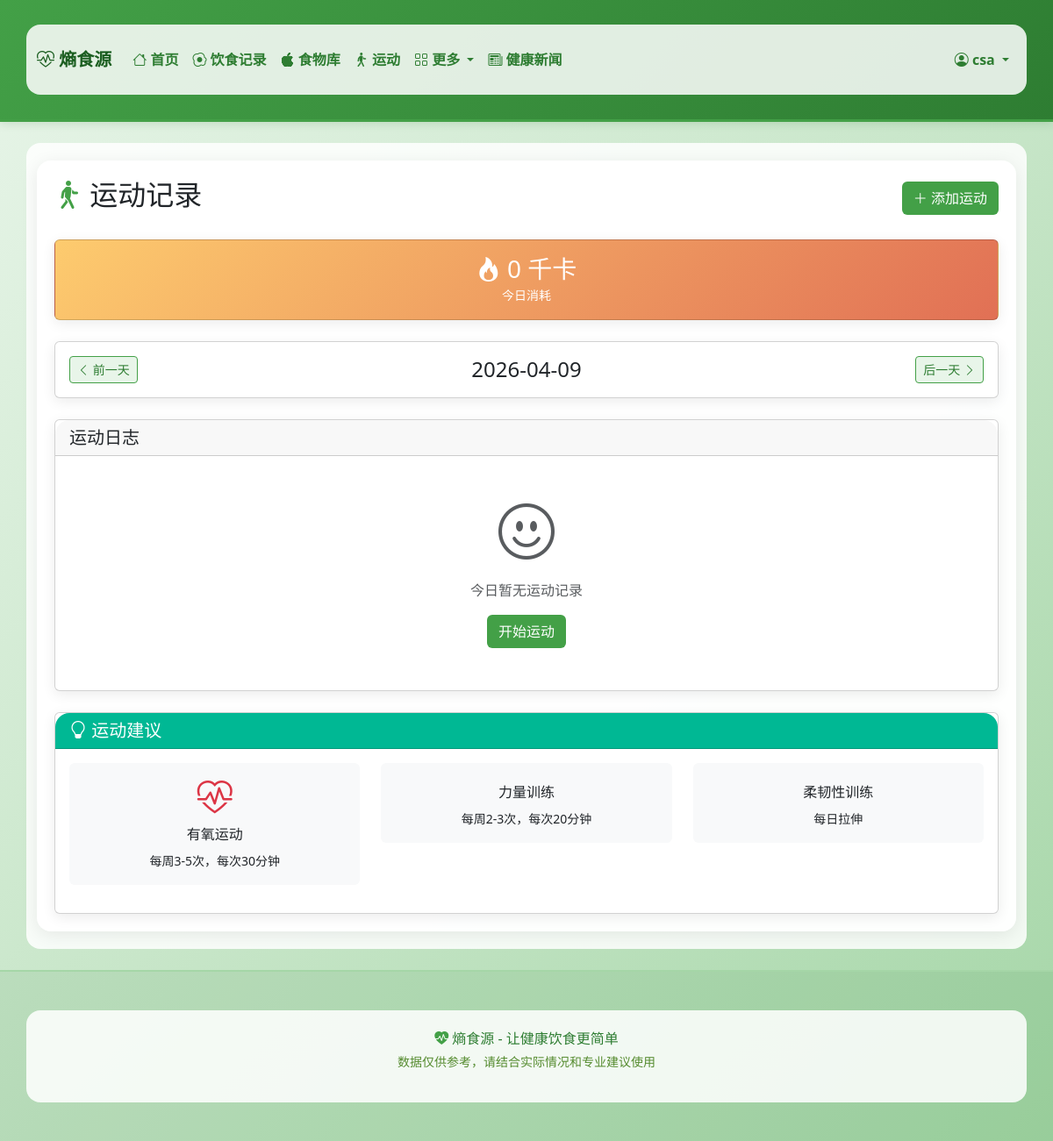
The page /exercise (signed in) on the database as committed earlier.
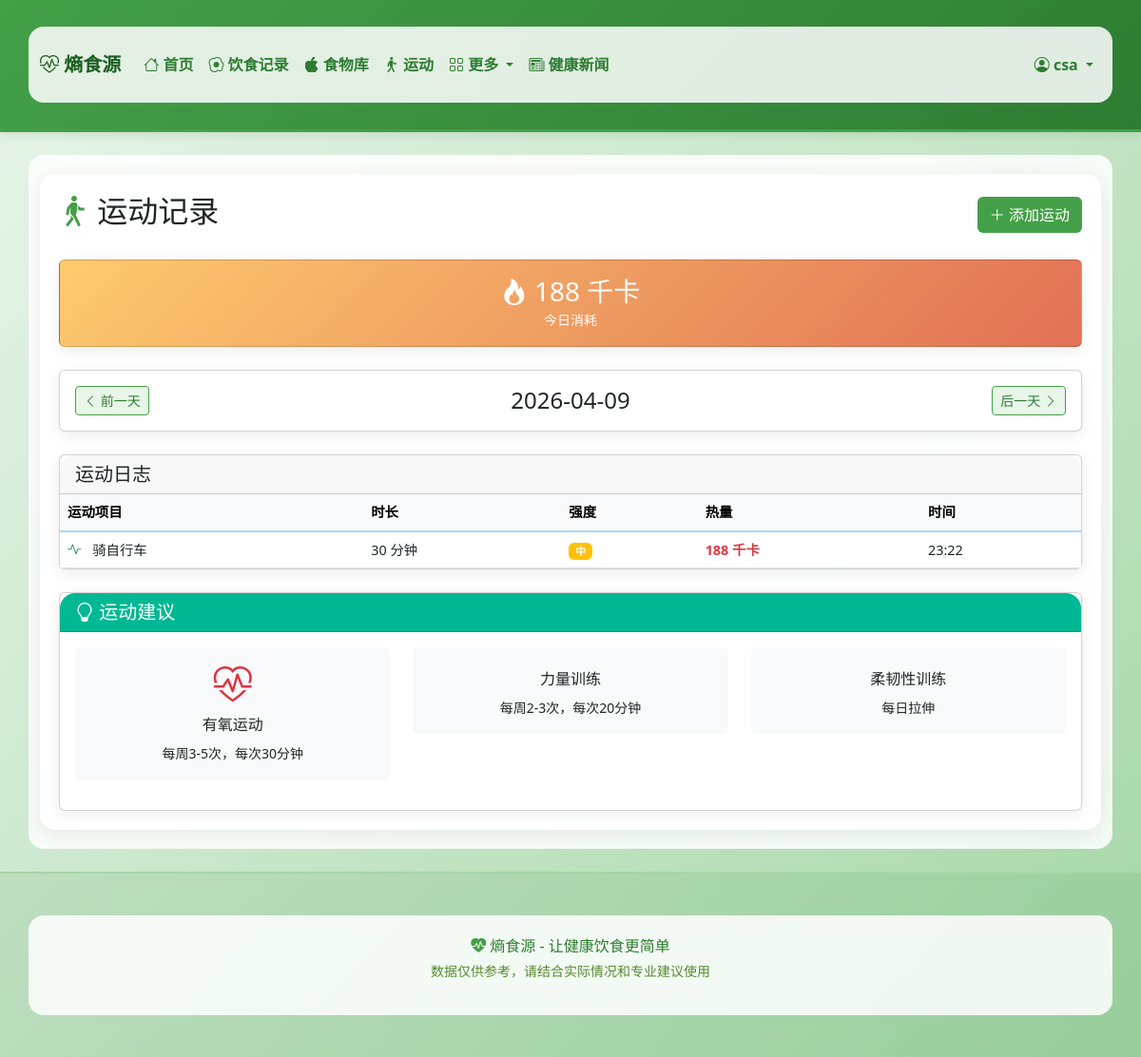
The same page on the database as committed later.
### models.py (models this page shows)
class ExerciseRecord(db.Model):
    __tablename__ = 'exercise_records'
    id = db.Column(db.Integer, primary_key=True)
    user_id = db.Column(db.Integer, db.ForeignKey('users.id'), nullable=False)
    exercise_id = db.Column(db.Integer, db.ForeignKey('exercises.id'))
    exercise_name = db.Column(db.String(100), nullable=False)
    duration = db.Column(db.Integer, default=30)  # 分钟
    calories_burned = db.Column(db.Float, default=0)
    intensity = db.Column(db.String(20), default='moderate')  # low, moderate, high
    date = db.Column(db.Date, default=date.today)
    time = db.Column(db.Time, default=datetime.now().time)
    notes = db.Column(db.Text)
    created_at = db.Column(db.DateTime, default=datetime.utcnow)
    exercise = db.relationship('Exercise', backref='records')

### app.py (the view)
@app.route('/exercise')
@login_required
def exercise():
    record_date = request.args.get('date', date.today().isoformat())
    try:
        target_date = datetime.strptime(record_date, '%Y-%m-%d').date()
    except:
        target_date = date.today()
    records = ExerciseRecord.query.filter_by(user_id=current_user.id, date=target_date).all()
    total_burned = sum(r.calories_burned for r in records)
    return render_template('exercise.html',
                         records=records,
                         target_date=target_date,
                         total_burned=total_burned)

### app.py (called while the page is built)
@login_manager.user_loader
def load_user(user_id):
    return User.query.get(int(user_id))

@app.context_processor
def inject_variables():
    life_expectancy_bonus = 0
    return dict(
        life_expectancy_bonus=life_expectancy_bonus,
        timedelta=timedelta
    )

### templates/exercise.html (shortened to what the changed rows need)
{% extends "base.html" %}
{% block content %}
<div class="d-flex justify-content-between align-items-center mb-4">
    <h2><i class="bi bi-person-walking" style="color: #43a047;"></i> 运动记录</h2>
</div>
<div class="card mb-4" style="background: linear-gradient(135deg, #fdcb6e, #e17055); color: white;">
    <div class="card-body text-center">
        <h3 class="mb-0"><i class="bi bi-fire"></i> {{ total_burned|int }} 千卡</h3>
        <small>今日消耗</small>
    </div>
</div>
<div class="card">
    <div class="card-body p-0">
        {% if records %}
        <div class="table-responsive">
            <table class="table table-hover mb-0">
                <thead class="table-light">
                    <tr>
                        <th>运动项目</th>
                        <th>时长</th>
                        <th>强度</th>
                        <th>热量</th>
                        <th>时间</th>
                    </tr>
                </thead>
                <tbody>
                    {% for record in records %}
                    <tr>
                        <td>
                            <i class="bi bi-activity text-success me-2"></i>
                            {{ record.exercise_name }}
                        </td>
                        <td>{{ record.duration }} 分钟</td>
                        <td>
                            <span class="badge bg-{{ 'success' if record.intensity == 'low' else 'warning' if record.intensity == 'moderate' else 'danger' }}">
                                {{ {'low': '低', 'moderate': '中', 'high': '高'}.get(record.intensity, '中') }}
                            </span>
                        </td>
                        <td class="text-danger fw-bold">{{ record.calories_burned|int }} 千卡</td>
                        <td>{{ record.time.strftime('%H:%M') if record.time else '--:--' }}</td>
                    </tr>
                    {% endfor %}
                </tbody>
            </table>
        </div>
        {% else %}
        <div class="text-center py-5 text-muted">
            <i class="bi bi-emoji-smile display-3"></i>
            <p class="mt-3">今日暂无运动记录</p>
            <a href="{{ url_for('add_exercise') }}" class="btn" style="background: #43a047; color: white;">开始运动</a>
        </div>
        {% endif %}
    </div>
</div>
{% endblock %}

Rows that differ between the two databases and show on the page:
added ExerciseRecord: exercise_name "骑自行车", duration "30", intensity "中", calories_burned "188", time "23:22"
Other text that changed with them:
{{ total_burned|int }}: "0" → "188"
text no longer shown: "今日暂无运动记录 开始运动"
text now shown: "运动项目 时长 强度 热量 时间"
